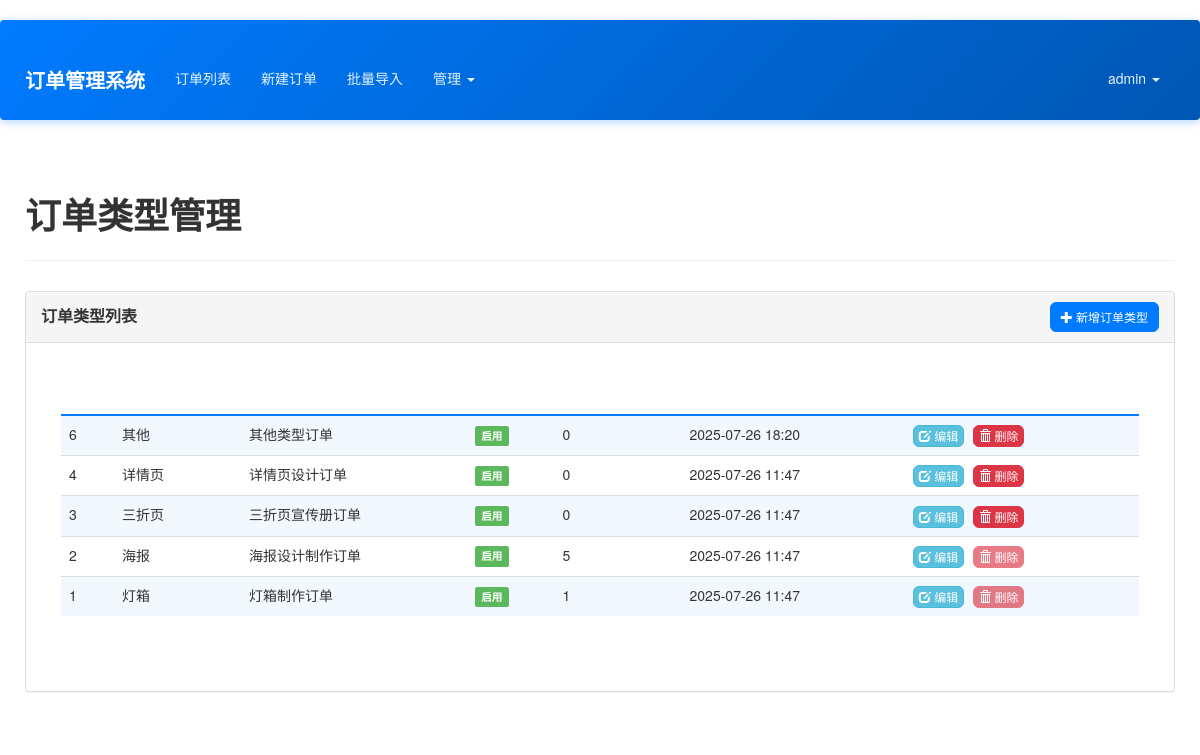
The page /admin/order-types (signed in) on the database its author committed.
### app/models.py (models this page shows, shortened)
class User(UserMixin, db.Model):
    __tablename__ = 'users'
    id = db.Column(db.Integer, primary_key=True)
    email = db.Column(db.String(64), unique=True, index=True)
    username = db.Column(db.String(64), unique=True, index=True)
    role_id = db.Column(db.Integer, db.ForeignKey('roles.id'))
    password_hash = db.Column(db.String(128))
    orders = db.relationship('Order', backref='creator', lazy='dynamic')
    @property
    def password(self):
        raise AttributeError('password is not a readable attribute')
    def can(self, perm):
        return self.role is not None and self.role.has_permission(perm)

class OrderType(db.Model):
    __tablename__ = 'order_types'
    id = db.Column(db.Integer, primary_key=True)
    name = db.Column(db.String(64), unique=True, nullable=False)
    description = db.Column(db.String(256))
    is_active = db.Column(db.Boolean, default=True)
    create_time = db.Column(db.DateTime, default=datetime.utcnow)
    orders = db.relationship('Order', backref='order_type', lazy='dynamic')

### app/admin/views.py (the view)
@admin.route('/order-types')
@admin_required
def order_type_list():
    order_types = OrderType.query.order_by(OrderType.create_time.desc()).all()
    return render_template('admin/order_type_list.html', order_types=order_types)

### app/admin/views.py (called while the page is built)
@admin.before_request
@login_required
def before_request():
    if not current_user.can(Permission.MANAGE_FIELDS) and not current_user.can(Permission.ADMIN):
        abort(403)

### app/context_processors.py (called while the page is built)
def inject_permissions():
    return dict(Permission=Permission)

### app/models.py (called while the page is built)
@login_manager.user_loader
def load_user(user_id):
    return User.query.get(int(user_id))

    def has_permission(self, perm):
        return self.permissions & perm == perm

### app/templates/admin/order_type_list.html (shortened to what this page needs)
{% extends "base.html" %}
{% import "_macros.html" as macros %}
{% block page_content %}
<div class="page-header">
    <h1>订单类型管理</h1>
</div>
<div class="row">
    <div class="col-md-12">
        <div class="panel panel-default">
            <div class="panel-heading">
                <div class="row">
                    <div class="col-md-6">
                        <h3 class="panel-title">订单类型列表</h3>
                    </div>
                    <div class="col-md-6 text-right">
                        <a href="{{ url_for('admin.new_order_type') }}" class="btn btn-primary btn-sm">
                            <i class="glyphicon glyphicon-plus"></i> 新增订单类型
                        </a>
                    </div>
                </div>
            </div>
            <div class="panel-body">
                {% if order_types %}
                <div class="table-responsive">
                    <table class="table table-striped table-hover">
                        <thead>
                            <tr>
                                <th>ID</th>
                                <th>类型名称</th>
                                <th>描述</th>
                                <th>状态</th>
                                <th>订单数量</th>
                                <th>创建时间</th>
                                <th>操作</th>
                            </tr>
                        </thead>
                        <tbody>
                            {% for order_type in order_types %}
                            <tr>
                                <td>{{ order_type.id }}</td>
                                <td>{{ order_type.name }}</td>
                                <td>{{ order_type.description or '-' }}</td>
                                <td>
                                    {% if order_type.is_active %}
                                        <span class="label label-success">启用</span>
                                    {% else %}
                                        <span class="label label-default">禁用</span>
                                    {% endif %}
                                </td>
                                <td>{{ order_type.orders.count() }}</td>
                                <td>{{ order_type.create_time.strftime('%Y-%m-%d %H:%M') }}</td>
                                <td>
                                    <a href="{{ url_for('admin.edit_order_type', id=order_type.id) }}"
                                       class="btn btn-info btn-xs">
                                        <i class="glyphicon glyphicon-edit"></i> 编辑
                                    </a>
                                    {% if order_type.orders.count() == 0 %}
                                    <form method="POST" action="{{ url_for('admin.delete_order_type', id=order_type.id) }}"
                                          style="display: inline;"
                                          onsubmit="return confirm('确定要删除这个订单类型吗？')">
                                        <button type="submit" class="btn btn-danger btn-xs">
                                            <i class="glyphicon glyphicon-trash"></i> 删除
                                        </button>
                                    </form>
                                    {% else %}
                                    <button class="btn btn-danger btn-xs" disabled title="该类型下有订单，不能删除">
                                        <i class="glyphicon glyphicon-trash"></i> 删除
                                    </button>
                                    {% endif %}
                                </td>
                            </tr>
                            {% endfor %}
                        </tbody>
                    </table>
                </div>
                {% else %}
                <div class="alert alert-info">
                    <i class="glyphicon glyphicon-info-sign"></i> 暂无订单类型，请先添加。
                </div>
                {% endif %}
            </div>
        </div>
    </div>
</div>
{% endblock %}

### app/templates/base.html (shortened to what this page needs)
{% extends "bootstrap/base.html" %}
{% block head %}
{{ super() }}
<link rel="stylesheet" type="text/css" href="{{ url_for('static', filename='styles.css') }}">
{% endblock %}
{% block navbar %}
<div class="navbar navbar-inverse" role="navigation">
    <div class="container">
        <div class="navbar-header">
            <a class="navbar-brand" href="{{ url_for('main.index') }}">订单管理系统</a>
        </div>
        <div class="navbar-collapse collapse">
            <ul class="nav navbar-nav">
                {% if current_user.is_authenticated %}
                <li><a href="{{ url_for('main.order_list') }}">订单列表</a></li>
                <li><a href="{{ url_for('main.new_order') }}">新建订单</a></li>
                <li><a href="{{ url_for('main.import_orders') }}">批量导入</a></li>
                {% if current_user.can(Permission.MANAGE_FIELDS) %}
                <li class="dropdown">
                    <a href="#" class="dropdown-toggle" data-toggle="dropdown">管理 <b class="caret"></b></a>
                </li>
                {% endif %}
                {% endif %}
            </ul>
            <ul class="nav navbar-nav navbar-right">
                {% if current_user.is_authenticated %}
                <li class="dropdown">
                    <a href="#" class="dropdown-toggle" data-toggle="dropdown">{{ current_user.username }} <b class="caret"></b></a>
                </li>
                {% else %}
                <li><a href="{{ url_for('auth.login') }}">登录</a></li>
                <li><a href="{{ url_for('auth.register') }}">注册</a></li>
                {% endif %}
            </ul>
        </div>
    </div>
</div>
{% endblock %}
{% block content %}
<div class="container">
    {% block page_content %}{% endblock %}
</div>
{% endblock %}

### app/static/styles.css (style rules this page uses)
body { font-family: 'Microsoft YaHei', 'Helvetica Neue', Helvetica, Arial, sans-serif; padding-top: 20px; padding-bottom: 20px; background-color: #ffffff; color: #333; min-height: 100vh; }
.container { position: relative; z-index: 1; background-color: transparent; padding: 15px 10px; margin-top: 20px; }
.container:not(.navbar .container) { z-index: 1; }
.table-responsive { background-color: #fff; border: 1px solid #ddd; border-radius: 4px; padding: 20px; margin-bottom: 20px; }
.navbar { background-color: #337ab7; border-color: #2e6da4; margin-bottom: 20px; }
.navbar-inverse { background: linear-gradient(135deg, #007bff 0%, #0056b3 100%); border: none; box-shadow: 0 2px 8px rgba(0, 123, 255, 0.3); position: relative; z-index: 1030; }
.navbar-inverse .navbar-brand { color: #fff; font-weight: bold; font-size: 20px; }
.navbar-inverse .navbar-nav > li > a { color: #e3f2fd; transition: all 0.3s ease; margin: 5px 3px; padding: 8px 12px; border-radius: 4px; }
.navbar-inverse .navbar-nav > .dropdown > a .caret { border-top-color: #e3f2fd; border-bottom-color: #e3f2fd; }
.navbar-collapse { overflow: visible !important; }
.navbar-nav { overflow: visible !important; }
.navbar .dropdown { position: static; }
@media (min-width: 768px) { .navbar .dropdown { position: relative; } }
body { overflow-x: hidden; }
.navbar { overflow: visible; }
.page-header { border-bottom: 1px solid #eee; margin-bottom: 30px; padding-bottom: 15px; }
.page-header h1 { font-weight: 600; color: #333; }
.btn-primary { background-color: #007bff; border-color: #007bff; transition: background-color 0.3s ease; }
.table-responsive { border: none; }
.table-striped > tbody > tr:nth-of-type(odd) { background-color: rgba(0, 123, 255, 0.05); }
.table > thead > tr > th { border-bottom: 2px solid #007bff; color: #495057; font-weight: 600; }
.panel { background-color: #fff; border: 1px solid #ddd; border-radius: 4px; box-shadow: 0 1px 1px rgba(0,0,0,.05); margin-bottom: 20px; }
.panel-heading { background-color: #f5f5f5; border-bottom: 1px solid #ddd; border-radius: 3px 3px 0 0; padding: 10px 15px; }
.panel-title { color: #333; font-size: 16px; font-weight: bold; margin: 0; }
.panel-body { padding: 15px; }
.panel-heading { padding: 10px 15px; }
.panel-title { margin-top: 5px; }
.btn-xs { margin-right: 5px; }
.btn { border-radius: 6px; font-weight: 500; transition: all 0.3s ease; }
.btn-danger { background-color: #dc3545; border-color: #dc3545; }
.table thead th { color: white !important; }

### rows shown on the page
User: username "admin"
OrderType: id "6", name "其他", description "其他类型订单", is_active "启用", orders.count "0", create_time "2025-07-26 18:20"
OrderType: id "4", name "详情页", description "详情页设计订单", is_active "启用", orders.count "0", create_time "2025-07-26 11:47"
OrderType: id "3", name "三折页", description "三折页宣传册订单", is_active "启用", orders.count "0", create_time "2025-07-26 11:47"
OrderType: id "2", name "海报", description "海报设计制作订单", is_active "启用", orders.count "5", create_time "2025-07-26 11:47", shows "删除"
OrderType: id "1", name "灯箱", description "灯箱制作订单", is_active "启用", orders.count "1", create_time "2025-07-26 11:47", shows "删除"
